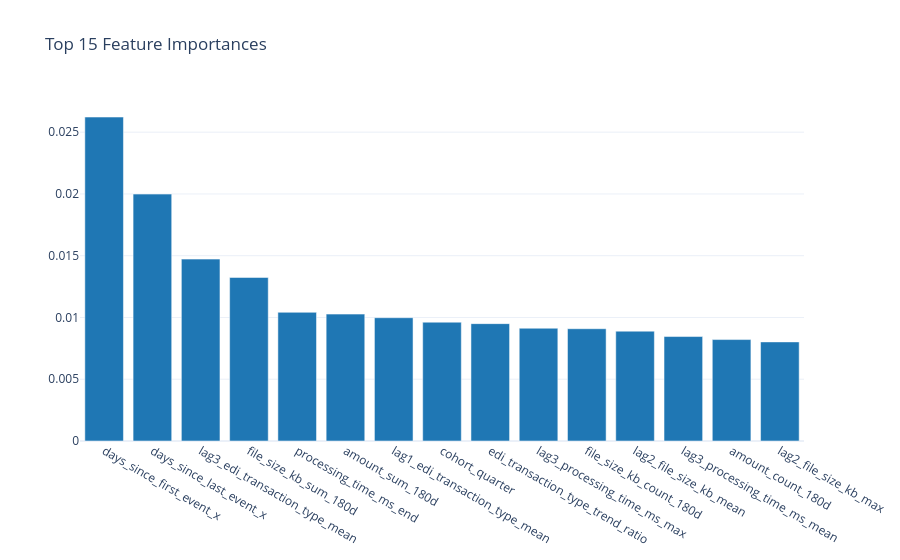

Write notebook code for a chart like this one.
### Markdown cell above
[//]: # (cr:doc name='8_4_feature_importance_random_forest' id=def19de4)
## 8.4 Feature Importance (Random Forest)

### Code cell
# @cr:code name='plot_feature_importance' id=53277937
if not _skip_modeling:
    rf_model = models["Random Forest"]
    importance_df = native_pd.DataFrame({
        "Feature": _feature_names,
        "Importance": rf_model.feature_importances_
    }).sort_values("Importance", ascending=False)

    top_n = 15
    top_features = importance_df.head(top_n)

    fig = charts.bar_chart(
        top_features["Feature"].tolist(),
        top_features["Importance"].tolist(),
        title=f"Top {top_n} Feature Importances"
    )
    display_figure(fig)

### Figure 1 — Plotly figure (JSON) as saved in the notebook; plotly's stock layout.template omitted (floating-point values rounded to 4 significant figures)
{"data": [{"marker": {"color": "#1f77b4"}, "type": "bar", "x": ["days_since_first_event_x", "days_since_last_event_x", "lag3_edi_transaction_type_mean", "file_size_kb_sum_180d", "processing_time_ms_end", "amount_sum_180d", "lag1_edi_transaction_type_mean", "cohort_quarter", "edi_transaction_type_trend_ratio", "lag3_processing_time_ms_max", "file_size_kb_count_180d", "lag2_file_size_kb_mean", "lag3_processing_time_ms_mean", "amount_count_180d", "lag2_file_size_kb_max"], "y": [0.02622, 0.01999, 0.01472, 0.01324, 0.01042, 0.01027, 0.009981, 0.009619, 0.009501, 0.009129, 0.00909, 0.008892, 0.008456, 0.008211, 0.008023]}], "layout": {"title": {"text": "Top 15 Feature Importances"}, "xaxis": {"title": {}}, "yaxis": {"title": {}}}}
